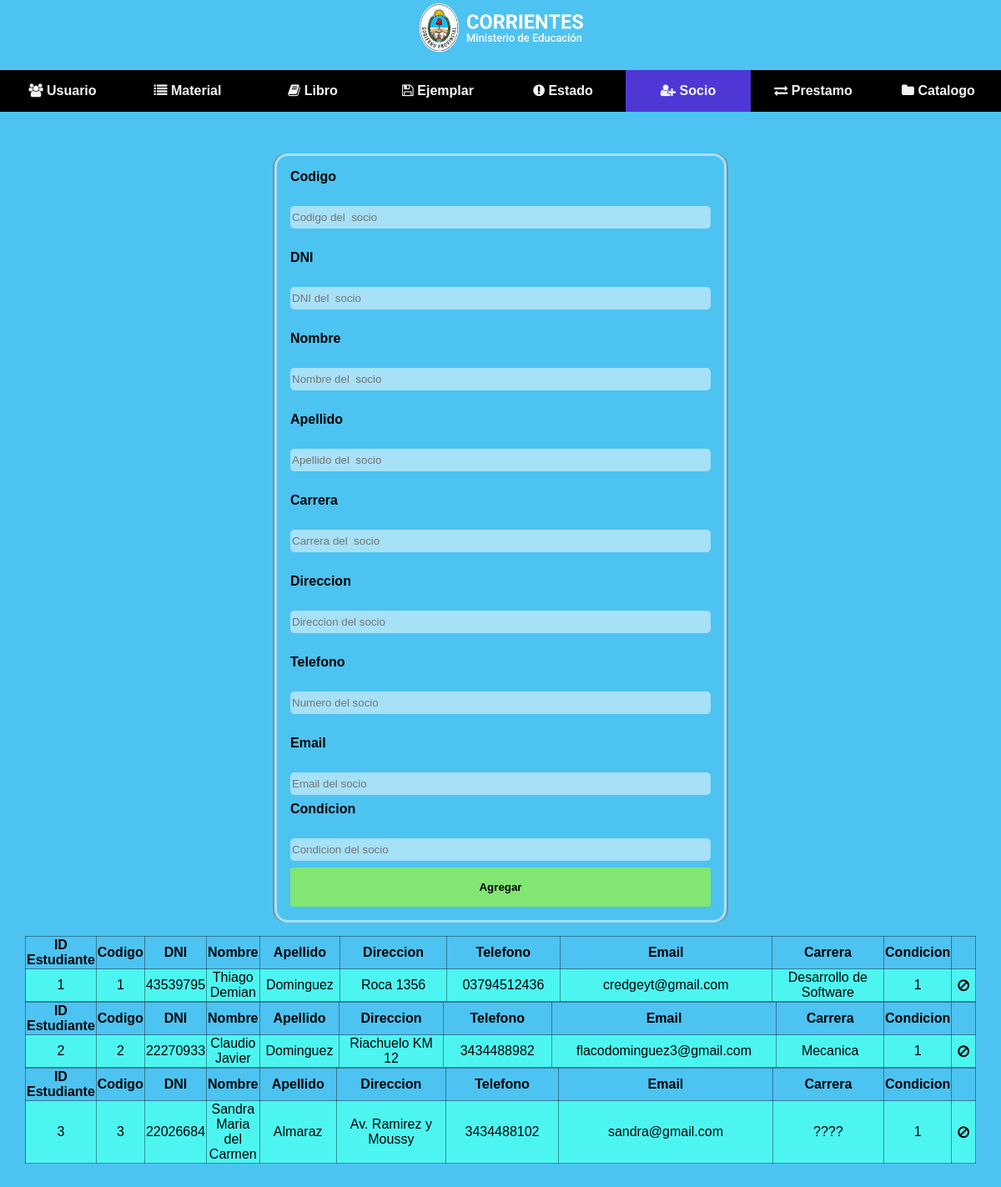
The app's page /socio/socio.php with its own data.
### tables this page shows
CREATE TABLE `estudiante` (
  `idestudiante` int(11) NOT NULL,
  `codigo` varchar(20) NOT NULL,
  `dni` varchar(8) NOT NULL,
  `nombre` varchar(50) NOT NULL,
  `carrera` varchar(30) NOT NULL,
  `direccion` varchar(50) NOT NULL,
  `telefono` varchar(15) NOT NULL,
  `email` varchar(50) DEFAULT NULL,
  `condicion` tinyint(1) NOT NULL,
  `apellido` varchar(50) NOT NULL
);

### socio/socio.php (the view, shortened to what this page needs)
<!DOCTYPE html>
<html lang="es">
<head>
  <link rel="stylesheet" href="../style.css" />
  <link rel="stylesheet" href="https://cdnjs.cloudflare.com/ajax/libs/font-awesome/4.4.0/css/font-awesome.min.css" />
</head>
<body>
  <header class="header">
    <a href="../index.html">
      <img class="header_img" src="../assets/ministerio.png" alt="imagen del Ministerio de Educacion Corrientes" />
    </a>
    <nav class="header_nav">
      <a href="../usuario/usuario.php"><i class="fa fa-users"></i> Usuario</a>
      <a href="../material/material.php"><i class="fa fa-list"></i> Material</a>
      <a href="../libro/libro.php"><i class="fa fa-book"></i> Libro</a>
      <a href="../ejemplar/ejemplar.php"><i class="fa fa-save"></i> Ejemplar</a>
      <a href="../estado/estado.php"><i class="fa fa-exclamation-circle"></i> Estado</a>
      <a class="header_nav--active" href="../socio/socio.php"><i class="fa fa-user-plus"></i> Socio</a>
      <a href="../prestamo/prestamo.php"><i class="fa fa-exchange"></i> Prestamo</a>
      <a href="../catalogo/catalogo.php"><i class="fa fa-folder"></i> Catalogo</a>
    </nav>
  </header>
  <main class="containerPrincipal">
    <form class="containerPrincipal_form" id="form_socio" method="post">
      <label for="">Codigo</label><br />
      <input id="inp_socio-cod" required class="containerPrincipal_form--input dni" type="number"
        placeholder="Codigo del  socio" minlength="8" maxlength="8" size="8" name="inp_socio-cod" /><br />
      <label for="">DNI</label><br />
      <input id="inp_socio-dni" required class="containerPrincipal_form--input dni" type="number"
        placeholder="DNI del  socio" minlength="8" maxlength="8" size="8" name="inp_socio-dni" /><br />
      <label for="">Nombre</label><br />
      <input id="inp_socio-name" required class="containerPrincipal_form--input" type="text"
        placeholder="Nombre del  socio" name="inp_socio-name" /><br />
      <label for="">Apellido</label><br />
      <input id="inp_socio-lastname" required class="containerPrincipal_form--input" type="text"
        placeholder="Apellido del  socio" name="inp_socio-lastname" /><br />
      <label for="">Carrera</label><br />
      <input id="inp_socio-carrera" required class="containerPrincipal_form--input" type="text"
        placeholder="Carrera del  socio" name="inp_socio-carrera" /><br />
      <label for="">Direccion</label><br />
      <input id="inp_socio-address" required class="containerPrincipal_form--input" type="text"
        placeholder="Direccion del socio" name="inp_socio-address" /><br />
      <label for="">Telefono</label><br />
      <input id="inp_socio-tel" required class="containerPrincipal_form--input" type="tel"
        placeholder="Numero del socio" name="inp_socio-tel" /><br />
      <label for="">Email</label><br />
      <input id="inp_socio-email" required class="containerPrincipal_form--input" type="email" name="inp_socio-email"
        placeholder="Email del socio" />
      <label for="">Condicion</label><br />
      <input id="inp_socio-condicion" required class="containerPrincipal_form--input" type="text"
        name="inp_socio-condicion" placeholder="Condicion del socio" />
      <button id="btn-socio" type="submit" class="containerPrincipal_form--btn">
        Agregar
      </button>
    </form>
  </main>
  <?php
  $bd = "biblioteca";
  $hostname = "localhost";
  $nombreUsuario = "Thiago";
  $pass = "2001";
  $connect = mysqli_connect($hostname, $nombreUsuario, $pass);
  mysqli_select_db($connect, $bd);
  $query = mysqli_query($connect, "SELECT* FROM estudiante");
  if ($query) {
    while ($row = $query->fetch_array()) {
      $idSocio = $row["idestudiante"];
      $codSocio = $row["codigo"];
      $dniSocio = $row["dni"];
      $nombreSocio = $row["nombre"];
      $apellidoSocio = $row["apellido"];
      $direccionSocio = $row["direccion"];
      $telSocio = $row["telefono"];
      $emailSocio = $row["email"];
      $carreraSocio = $row["carrera"];
      $condicionSocio = $row["condicion"];
  ?>
  <div class="main_table-socio">
    <table class="table-socio">
      <tr class="tr-socio">
        <th class="th-socio">ID Estudiante</th>
        <th class="th-socio">Codigo</th>
        <th class="th-socio">DNI</th>
        <th class="th-socio">Nombre</th>
        <th class="th-socio">Apellido</th>
        <th class="th-socio">Direccion</th>
        <th class="th-socio">Telefono</th>
        <th class="th-socio">Email</th>
        <th class="th-socio">Carrera </th>
        <th class="th-socio">Condicion</th>
      </tr>
      <tr class="tr-socio">
        <td class="td-socio" style="width:10px">
          <?php echo $idSocio; ?>
        </td>
        <td class="td-socio" style="width:10px">
          <?php echo $codSocio; ?>
        </td>
        <td class="td-socio" style="width:20px">
          <?php echo $dniSocio ?>
        </td>
        <td class=" td-socio" style="width:50px">
          <?php echo $nombreSocio ?>
        </td>
        <td class="td-socio" style="width:100px">
          <?php echo $apellidoSocio ?>
        </td>
        <td class=" td-socio" style="width:150px">
          <?php echo $direccionSocio ?>
        </td>
        <td class="td-socio" style="width:150px">
          <?php echo $telSocio ?>
        </td>
        <td class=" td-socio" style="width:300px">
          <?php echo $emailSocio ?>
        </td>
        <td class="td-socio" style="width:160px">
          <?php echo $carreraSocio ?>
        </td>
        <td class=" td-socio" style="width:20px">
          <?php echo $condicionSocio ?>
        </td>
        <td class="td-socio">
          <button class="fa fa-ban" class="btn-SocioDelete" id="btn-SocioDelete" name="btn-SocioDelete"
            style="background-color:transparent;border:none; cursor: pointer;" onclick=""></button>
        </td>
      </tr>
    </table>
  </div>
  <?php
    }
  }
  ?>

### style.css (style rules this page uses)
body { background-color: rgb(77, 195, 241); font-family: sans-serif; margin: 0; padding: 0; }
.header { height: 200px; display: flex; flex-direction: column; justify-content: center; align-items: center; margin-bottom: 1rem; margin-top: -2rem; }
.header_nav { background-color: black; width: 100%; color: #f5f5f5; text-decoration: none; font-size: 16px; font-weight: bold; display: flex; justify-content: center; }
.header_nav a { color: #f5f5f5; text-decoration: none; width: 100%; text-align: center; padding: 1rem 1rem; font-size: 16px; font-weight: bold; }
.header_nav--active { background-color: rgb(79, 55, 214); }
.header_img { max-width: 200px; width: 100%; margin-bottom: 1rem; }
main { display: flex; justify-content: center; align-items: center; }
main form { display: flex; flex-direction: column; justify-content: center; border: 3px solid hsla(20deg, 0%, 100%, .5); padding: 1rem; border-radius: 1rem; box-shadow: 2px 0 hsla(2deg, 30%, 50%, .5), -2px -0 hsla(2deg, 30%, 50%, .5); }
.containerPrincipal_form--input { border: none; margin: .5rem 0; width: 500px; height: 25px; border-radius: 5px; background-color: hsla(20deg, 0%, 100%, .5); }
.containerPrincipal_form--btn { border: none; padding: 1rem; border-radius: .2rem; background-color: hsla(90deg, 90%, 60%, .7); cursor: pointer; font-weight: 600; }
form label { font-size: 16px; font-weight: bold; }

### socio/socio.php (style rules this page uses)
.main_table-socio { width: 100%; }
.table-socio, .tr-socio, .th-socio, .td-socio { border-collapse: collapse; border: 1px rgba(10, 10, 10, .4)solid; }
.table-socio, .th-socio, .td-socio { text-align: center; }
.table-socio { margin: 0 auto; width: 95%; }
.td-socio { background-color: rgb(77, 245, 241); }

### records on screen
estudiante: idestudiante "1", codigo "1", dni "43539795", nombre "Thiago Demian", apellido "Dominguez", direccion "Roca 1356", telefono "03794512436", email "credgeyt@gmail.com", carrera "Desarrollo de Software", condicion "1"
estudiante: idestudiante "2", codigo "2", dni "22270933", nombre "Claudio Javier", apellido "Dominguez", direccion "Riachuelo KM 12", telefono "3434488982", email "flacodominguez3@gmail.com", carrera "Mecanica", condicion "1"
estudiante: idestudiante "3", codigo "3", dni "22026684", nombre "Sandra Maria del Carmen", apellido "Almaraz", direccion "Av. Ramirez y Moussy", telefono "3434488102", email "sandra@gmail.com", carrera "????", condicion "1"
